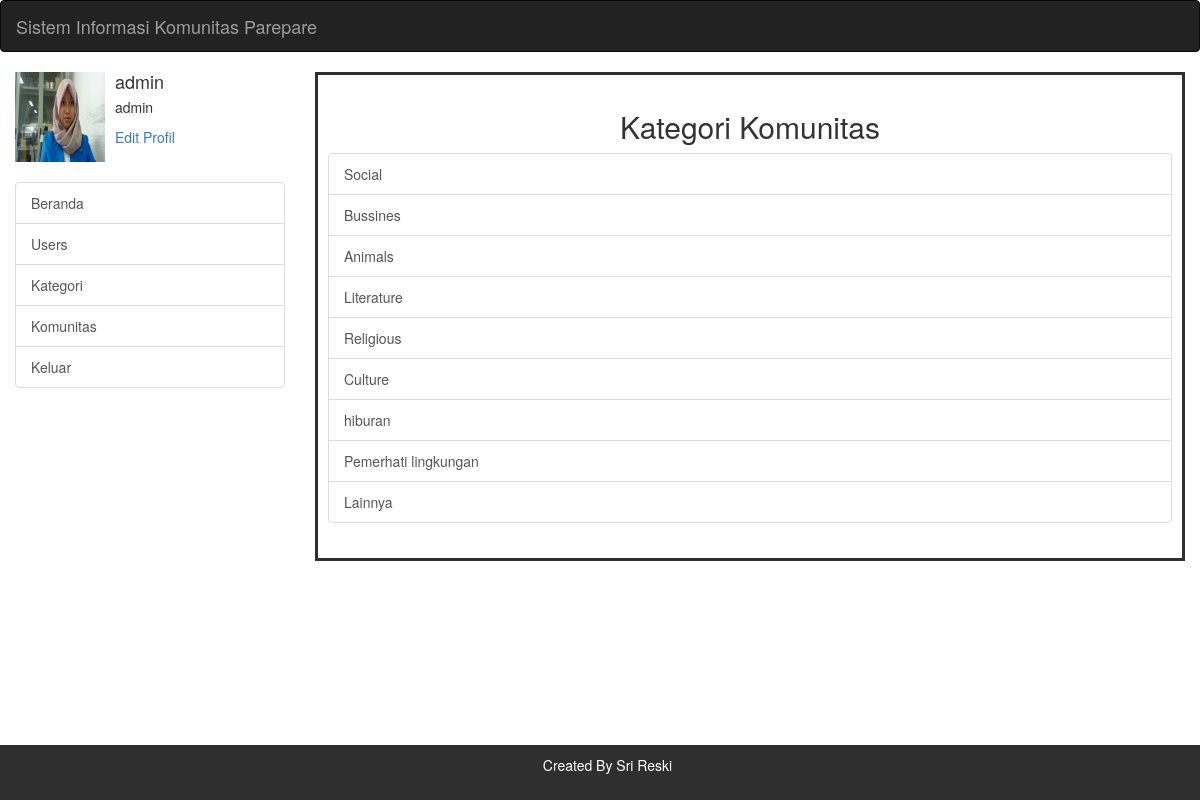
Screenshot of /index.php?laman=kategori (signed in) with the database file from the repository.
### tables this page shows
CREATE TABLE `kategori` (
  `id_kategori` int(11) NOT NULL,
  `nama_kategori` varchar(50) NOT NULL
);

### helper/aa.php (called while the page is built, shortened)
<?PHP
	function ambildata($namatabel,$namafield = "",$isifield = "",$kembali = FALSE,$like = FALSE,$order = FALSE,$idorder = "",$tipeorder = "DESC"){
		include("script/koneksi.php");
		$kueri = "SELECT * FROM ".$namatabel;
		$kuerisql = mysqli_query($koneksi,$kueri);
		if($kembali) {
			return mysqli_fetch_array($kuerisql);
		} else {
			return $kuerisql;
		}
	}
?>

### view/kategori.php (the view)
<div class="text-center">
	<h2>Kategori Komunitas</h2>
</div>
<div class="list-group">
<?PHP
	$kueri = ambildata("kategori");
	while($data = mysqli_fetch_array($kueri)) {
		echo "<a class='list-group-item' href='index.php?laman=listkomunitas&idkategori=".$data["id_kategori"]."'>".$data["nama_kategori"]."</a>";
	}
?>
</div>

### rows the page displays
kategori: nama_kategori "Social"
kategori: nama_kategori "Bussines"
kategori: nama_kategori "Animals"
kategori: nama_kategori "Literature"
kategori: nama_kategori "Religious"
kategori: nama_kategori "Culture"
kategori: nama_kategori "hiburan"
kategori: nama_kategori "Pemerhati lingkungan"
kategori: nama_kategori "Lainnya"

### other values shown
$_SESSION["user"] "admin"
$_SESSION["level"] "admin"
